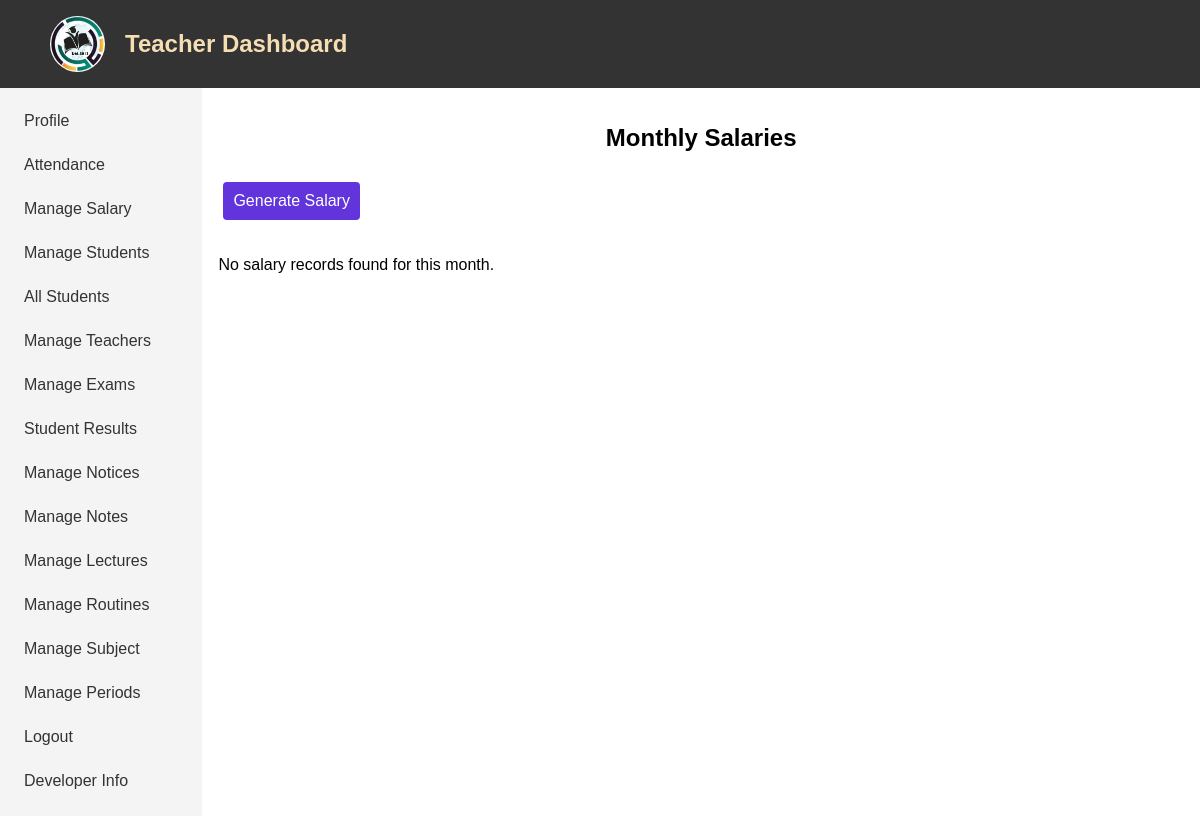
/generate-salary/ (signed in), run on an earlier commit of the app's database.
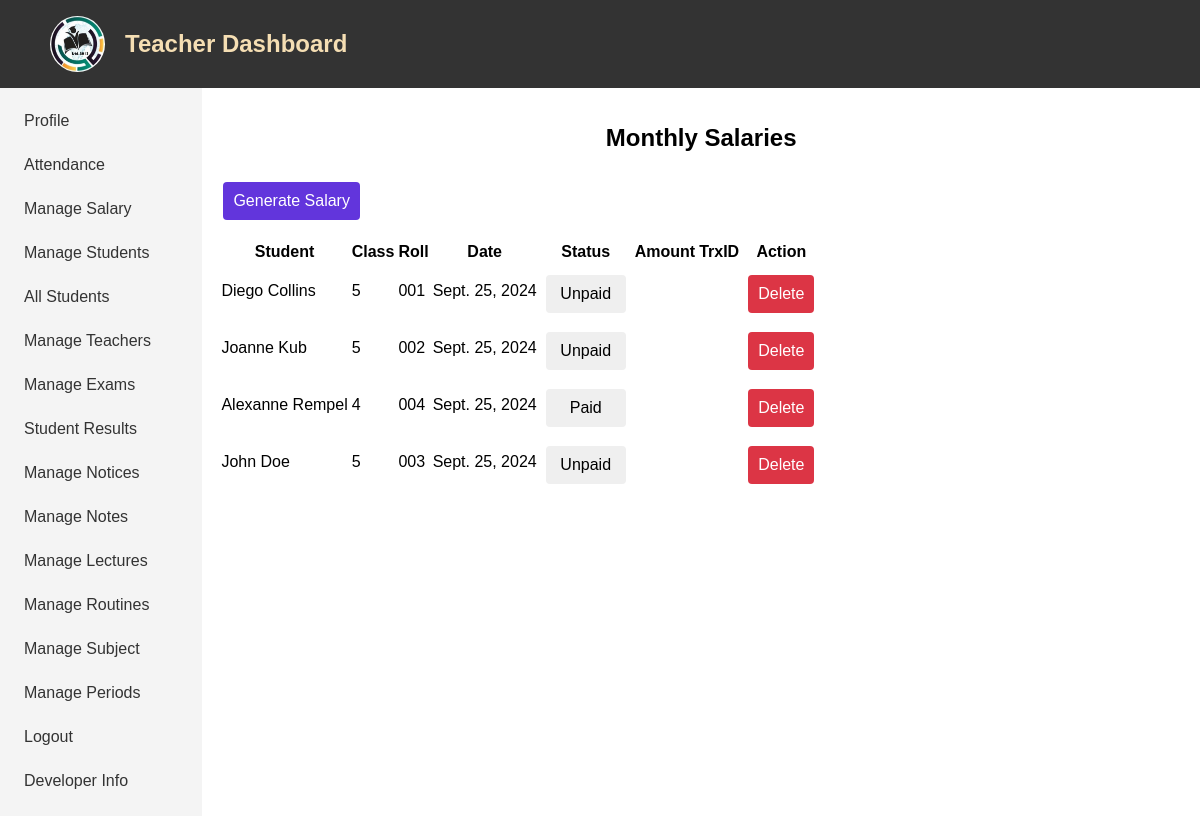
And on a later commit of the database.
### app/models.py (models this page shows, shortened)
class MonthlySalary(models.Model):
    STATUS_CHOICES = [
        ('paid', 'Paid'),
        ('unpaid', 'Unpaid')
    ]
    student = models.ForeignKey(Student, on_delete=models.CASCADE)
    date = models.DateField()
    status = models.CharField(max_length=10, choices=STATUS_CHOICES, default='unpaid')
    amount = models.DecimalField(max_digits=10, decimal_places=2, null=True, blank=True)
    trxid = models.CharField(max_length=100, null=True, blank=True)

class Student(models.Model):
    user = models.OneToOneField(CustomUser, on_delete=models.CASCADE)
    name = models.CharField(max_length=255)
    phone = models.CharField(max_length=20)
    roll = models.CharField(max_length=50, null=True, blank=True)
    grade = models.CharField(max_length=50)
    img = models.ImageField(upload_to='student_images/', blank=True, null=True)
    added_by = models.ForeignKey(CustomUser, related_name='students_added', on_delete=models.SET_NULL, null=True, blank=True)

### app/views.py (the view, shortened to what this page needs)
# urls.py: path('generate-salary/', views.generate_salary, name='generate_salary'),
@login_required(login_url='teacher_login')
@user_passes_test(lambda user: user.is_staff)
def generate_salary(request):
    current_date = timezone.now().date()  # Get the current date
    current_month = current_date.month
    current_year = current_date.year
    if request.method == 'POST' and 'delete_salary' in request.POST:
        salary_id = request.POST.get('delete_salary_id')
        salary = get_object_or_404(MonthlySalary, id=salary_id)
        salary.delete()
        messages.success(request, 'Salary record deleted successfully.')
        return redirect('generate_salary')
    monthly_salaries = MonthlySalary.objects.filter()
    return render(request, 'manage_salary.html', {
        'monthly_salaries': monthly_salaries,
        'current_month': current_month,
        'current_year': current_year,
    })

### templates/manage_salary.html (shortened to what this page needs)
{% extends 'base.html' %}
{% block content %}
<div class="main">
    <h2>Monthly Salaries</h2>
    <form method="POST">
        <button type="submit" name="generate_salary" class="btn btn-primary" style="margin-bottom: 20px;">Generate Salary</button>
    </form>
    {% if monthly_salaries %}
        <table id="dataTable" class="display">
            <thead>
                <tr>
                    <th>Student</th>
                    <th>Class</th>
                    <th>Roll</th>
                    <th>Date</th>
                    <th>Status</th>
                    <th>Amount</th>
                    <th>TrxID</th>
                    <th>Action</th>
                </tr>
            </thead>
            <tbody>
                {% for salary in monthly_salaries %}
                    <tr>
                        <td>{{ salary.student.name }}</td>
                        <td>{{ salary.student.grade }}</td>
                        <td>{{ salary.student.roll }}</td>
                        <td>{{ salary.date }}</td>
                        <td>
                            <form method="POST" style="display:inline;">
                                <button type="submit" name="toggle_status" class="btn btn-link" style="width: 80px;">
                                    {{ salary.status|capfirst }}
                                </button>
                            </form>
                        </td>
                        <td>{{ salary.amount|default:"" }}</td>
                        <td>{{ salary.trxid|default:"" }}</td>
                        <td>
                            <form method="POST" style="display:inline;" onsubmit="return confirm('Are you sure you want to delete this salary?');">
                                <button type="submit" class="btn btn-danger" name="delete_salary">Delete</button>
                            </form>
                        </td>
                    </tr>
                {% endfor %}
            </tbody>
        </table>
    {% else %}
        <p>No salary records found for this month.</p>
    {% endif %}
</div>
{% endblock %}

### templates/base.html (shortened to what this page needs)
<!DOCTYPE html>
<html lang="en">
<head>
    {% load static %}
    <link rel="stylesheet" href="{% static 'base.css' %}">
    <link rel="stylesheet" href="https://cdn.datatables.net/1.11.5/css/jquery.dataTables.min.css">
    <link rel="stylesheet" href="https://cdnjs.cloudflare.com/ajax/libs/font-awesome/6.6.0/css/all.min.css">
</head>
<body>
    <div class="nav">
        <img src="{% static 'logo.jpeg' %}">
        <h2><a href="{% url 'home' %}">Teacher Dashboard</a></h2>
    </div>
    <div class="container">
        <div class="sidebar">
            <a href="{% url 'home' %}">Profile</a>
            <a href="{% url 'attendance_record' %}">Attendance</a>
            <a href="{% url 'generate_salary' %}">Manage Salary</a>
            <a href="{% url 'manage_student' %}">Manage Students</a>
            <a href="{% url 'all_student' %}">All Students</a>
            {% if request.user.is_superuser %}
                <a href="{% url 'manage_teacher' %}">Manage Teachers</a>
            {% endif %}
            <a href="{% url 'manage_exam' %}">Manage Exams</a>
            <a href="{% url 'exam_results' %}">Student Results</a>
            <a href="{% url 'manage_notice' %}">Manage Notices</a>
            <a href="{% url 'manage_note' %}">Manage Notes</a>
            <a href="{% url 'manage_lecture' %}">Manage Lectures</a>
            <a href="{% url 'manage_routine' %}">Manage Routines</a>
            <a href="{% url 'manage_subject' %}">Manage Subject</a>
            <a href="{% url 'manage_period' %}">Manage Periods</a>
            <a href="{% url 'logout' %}">Logout</a>
            <a href="https://soash.github.io/">Developer Info</a>
        </div>
        <div class="content">
            {% block content %}
            {% endblock %}
        </div>
    </div>
</body>
</html>

### static/base.css (style rules this page uses)
body { padding: 0; margin: 0; font-family: Arial, sans-serif; }
.nav { background-color: #333; color: white; padding: 10px 50px; display: flex; align-items: center; gap: 20px; }
.nav img { width: 5%; border-radius: 50%; }
.nav a { text-decoration: none; color: wheat; }
.container { display: flex; }
.sidebar { width: 15%; background-color: #f4f4f4; padding: 1rem; height: 100vh; }
.sidebar a { display: block; padding: 0.5rem; color: #333; text-decoration: none; margin-bottom: 10px; }
.content { width: 85%; padding: 1rem; }
.btn { margin: 5px; padding: 10px; margin-top: 10px; border: none; border-radius: 4px; cursor: pointer; }
.btn-danger { background-color: #dc3545; color: white; }
.btn-primary { background-color: #6235dc; color: white; }
.main h2 { text-align: center; }
button { padding: 10px 20px; font-size: 16px; cursor: pointer; }

What changed in the data, as far as the page shows it:
added MonthlySalary: student.name "Diego Collins", student.grade "5", student.roll "001", date "Sept. 25, 2024", status "Unpaid"
added MonthlySalary: student.name "Joanne Kub", student.grade "5", student.roll "002", date "Sept. 25, 2024", status "Unpaid"
added MonthlySalary: student.name "Alexanne Rempel", student.grade "4", student.roll "004", date "Sept. 25, 2024", status "Paid"
added MonthlySalary: student.name "John Doe", student.grade "5", student.roll "003", date "Sept. 25, 2024", status "Unpaid"
Also different on the page:
text no longer shown: "No salary records found for this month."
text now shown: "Student Class Roll Date Status Amount TrxID Action"
